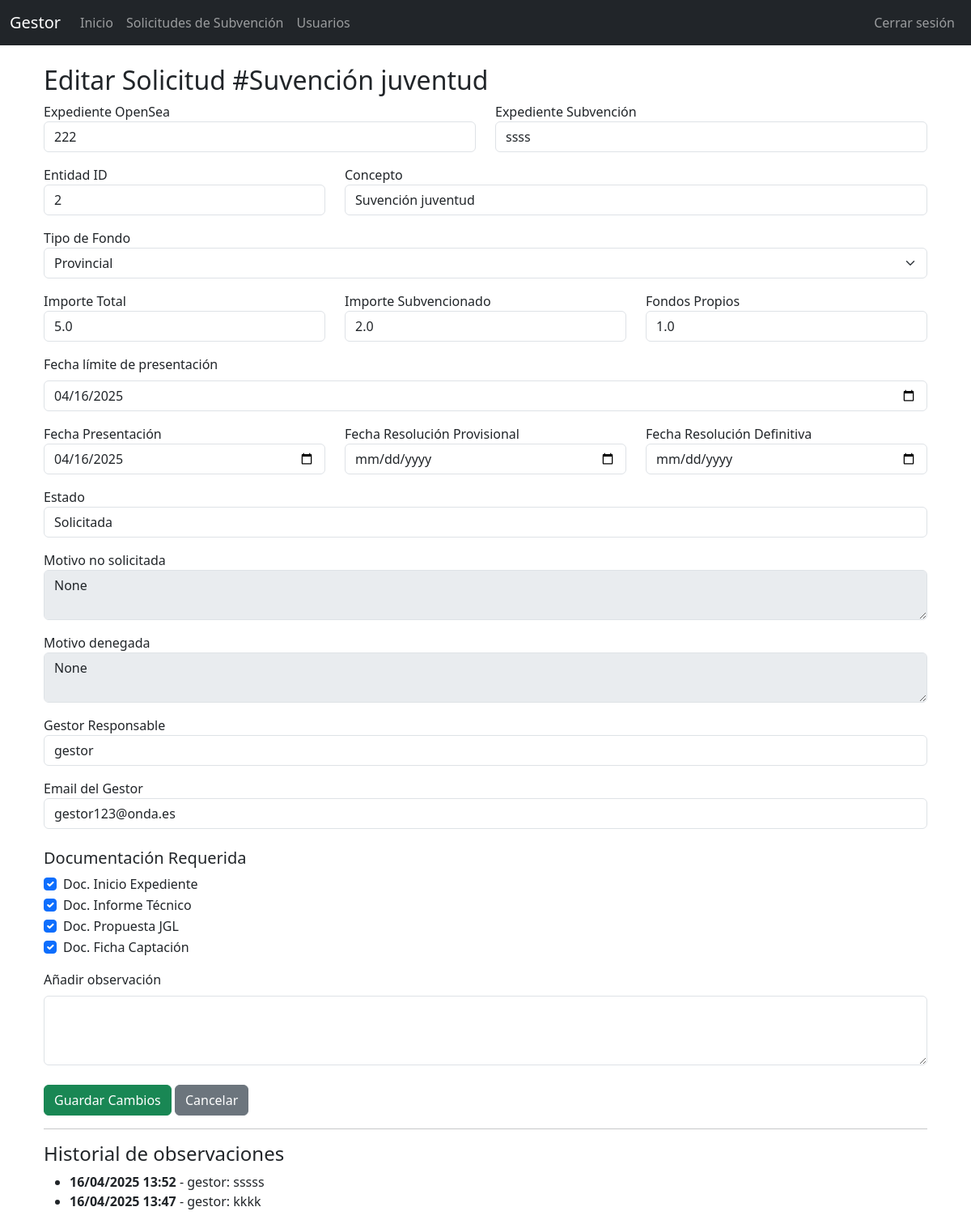
Page /solicitud/3/editar (signed in) on the earlier database version.
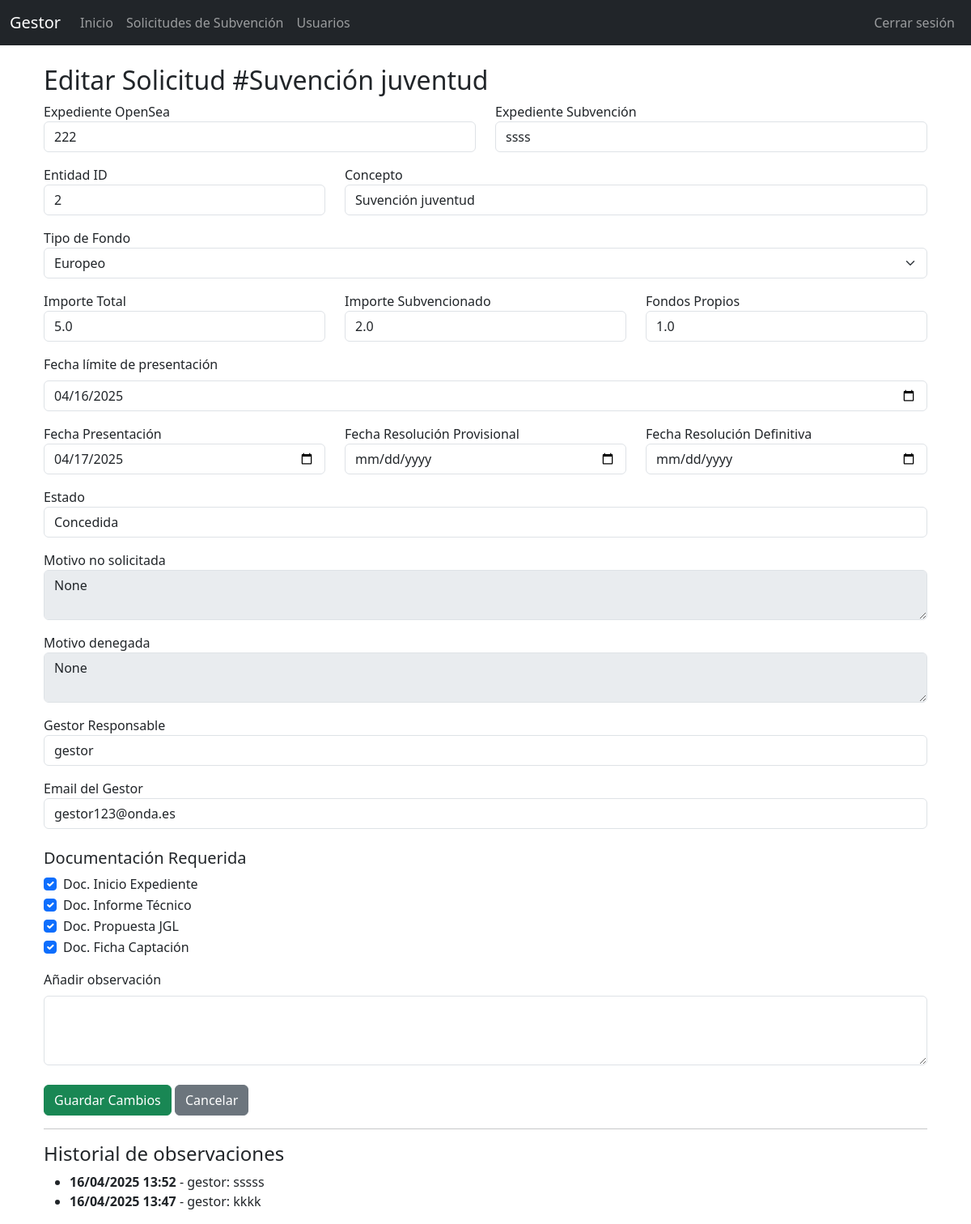
Same page on the later database version.
### app/models/solicitud_subvencion.py (models this page shows)
class SolicitudSubvencion(db.Model):
    __tablename__ = "solicitud_subvencion"
    id = db.Column(db.Integer, primary_key=True)
    expediente_opensea = db.Column(db.String(120), nullable=False)
    expediente_subvencion = db.Column(db.String(120), nullable=False)
    entidad_id = db.Column(db.Integer, db.ForeignKey('entidad.id'), nullable=False)
    concepto = db.Column(db.String(200), nullable=False)
    tipo_fondo = db.Column(
        db.Enum("Europeo", "Nacional", "Autonómico", "Provincial", "Otros",
                name="tipo_fondo_enum", validate_strings=True),
        nullable=False
    )
    importe_total = db.Column(db.Float)
    importe_subvencionado = db.Column(db.Float)
    fondos_propios = db.Column(db.Float)
    estado = db.Column(db.Enum(EstadoSolicitud, name="estado_solicitud", validate_strings=True),
                       nullable=False, default=EstadoSolicitud.EN_TRAMITE)
    motivo_no_solicitada = db.Column(db.String(255))  # Solo para estado no_solicitada
    motivo_denegada = db.Column(db.String(255))       # Solo si estado == denegada
    fecha_limite_presentacion = db.Column(db.Date, nullable=False)  # Fecha límite de presentación Obligatorio
    fecha_presentacion_solicitud = db.Column(db.Date)
    fecha_resolucion_provisional = db.Column(db.Date)
    fecha_resolucion_definitiva = db.Column(db.Date)
    gestor_responsable = db.Column(db.String(100))
    email_gestor = db.Column(db.String(120))
    doc_inicio_expediente = db.Column(db.Boolean, default=False)
    doc_informe_tecnico = db.Column(db.Boolean, default=False)
    doc_propuesta_jgl = db.Column(db.Boolean, default=False)
    doc_ficha_captacion = db.Column(db.Boolean, default=False)
    created_at = db.Column(db.DateTime, default=datetime.utcnow)
    observaciones = db.relationship(
    "ObservacionSolicitud",
     back_populates="solicitud",  # 👈 corrige aquí
    cascade="all, delete-orphan",
    lazy="dynamic"
    )
    historial = db.relationship(
    "HistorialSolicitud",
    back_populates="solicitud",
    cascade="all, delete-orphan"
    )

### app/routes/solicitudes.py (the view, shortened to what this page needs)
@solicitudes_bp.route("/solicitud/<int:solicitud_id>/editar", methods=["GET", "POST"])
@login_required
def editar_solicitud(solicitud_id):
    solicitud = SolicitudSubvencion.query.get_or_404(solicitud_id)
    estados_bloqueados = ["concedida", "denegada", "no_solicitada"]
    readonly = solicitud.estado.value in estados_bloqueados
    return render_template("solicitudes/editar.html", solicitud=solicitud, ObservacionSolicitud=ObservacionSolicitud)

### app/models/user.py (called while the page is built)
    @property
    def is_active(self):
        return self.active

### app/templates/solicitudes/editar.html (shortened to what the changed rows need)
{% extends "base.html" %}
{% block content %}
<div class="container mt-4">
  <h2>Editar Solicitud #{{ solicitud.concepto }}</h2>
  <form method="POST" action="{{ url_for('solicitudes.editar_solicitud', solicitud_id=solicitud.id) }}">
    <div class="row">
      <div class="col-md-6 mb-3">
        <label>Expediente OpenSea</label>
        <input type="text" class="form-control" name="expediente_opensea" value="{{ solicitud.expediente_opensea }}">
      </div>
      <div class="col-md-6 mb-3">
        <label>Expediente Subvención</label>
        <input type="text" class="form-control" name="expediente_subvencion" value="{{ solicitud.expediente_subvencion }}">
      </div>
    </div>
    <div class="row">
      <div class="col-md-4 mb-3">
        <label>Entidad ID</label>
        <input type="number" class="form-control" name="entidad_id" value="{{ solicitud.entidad_id }}">
      </div>
      <div class="col-md-8 mb-3">
        <label>Concepto</label>
        <input type="text" class="form-control" name="concepto" value="{{ solicitud.concepto }}">
      </div>
    </div>
    <div class="mb-3">
      <label>Tipo de Fondo</label>
      <select class="form-select" name="tipo_fondo">
        {% for tipo in ['Europeo', 'Nacional', 'Autonómico', 'Provincial', 'Otros'] %}
        <option value="{{ tipo }}" {% if solicitud.tipo_fondo==tipo %}selected{% endif %}>{{ tipo }}</option>
        {% endfor %}
      </select>
    </div>
    <div class="row">
      <div class="col-md-4 mb-3">
        <label>Importe Total</label>
        <input type="number" step="0.01" class="form-control" name="importe_total" value="{{ solicitud.importe_total }}">
      </div>
      <div class="col-md-4 mb-3">
        <label>Importe Subvencionado</label>
        <input type="number" step="0.01" class="form-control" name="importe_subvencionado" value="{{ solicitud.importe_subvencionado }}">
      </div>
      <div class="col-md-4 mb-3">
        <label>Fondos Propios</label>
        <input type="number" step="0.01" class="form-control" name="fondos_propios" value="{{ solicitud.fondos_propios }}">
      </div>
    </div>
    <div class="row">
      <div class="mb-3">
        <label for="fecha_limite_presentacion" class="form-label">Fecha límite de presentación</label>
        <input type="date" class="form-control" name="fecha_limite_presentacion" id="fecha_limite_presentacion"
          value="{{ solicitud.fecha_limite_presentacion.strftime('%Y-%m-%d') if solicitud.fecha_limite_presentacion else '' }}"
          {% if readonly %}readonly{% endif %}>
      </div>
      <div class="col-md-4 mb-3">
        <label>Fecha Presentación</label>
        <input type="date" class="form-control" name="fecha_presentacion_solicitud"
          value="{{ solicitud.fecha_presentacion_solicitud }}">
      </div>
      <div class="col-md-4 mb-3">
        <label>Fecha Resolución Provisional</label>
        <input type="date" class="form-control" name="fecha_resolucion_provisional"
          value="{{ solicitud.fecha_resolucion_provisional }}">
      </div>
      <div class="col-md-4 mb-3">
        <label>Fecha Resolución Definitiva</label>
        <input type="date" class="form-control" name="fecha_resolucion_definitiva"
          value="{{ solicitud.fecha_resolucion_definitiva }}">
      </div>
    </div>
    <div class="mb-3">
      <label>Estado</label>
      <select name="estado" id="estado" class="form-control">
        {% for valor, label in {
        'en_tramite': 'En tramitación',
        'no_solicitada': 'No solicitada',
        'solicitada': 'Solicitada',
        'alegaciones': 'Alegaciones/Subsanación',
        'concedida_provisional': 'Concedida provisionalmente',
        'concedida': 'Concedida',
        'denegada': 'Denegada'
        }.items() %}
        <option value="{{ valor }}" {% if solicitud.estado.value==valor %} selected {% endif %}>{{ label }}</option>
        {% endfor %}
      </select>
    </div>
    <div class="mb-3">
      <label>Motivo no solicitada</label>
      <textarea class="form-control" name="motivo_no_solicitada" id="motivo_no_solicitada">{{ solicitud.motivo_no_solicitada }}</textarea>
    </div>
    <div class="mb-3">
      <label>Motivo denegada</label>
      <textarea class="form-control" name="motivo_denegada" id="motivo_denegada">{{ solicitud.motivo_denegada }}</textarea>
    </div>
    <div class="mb-3">
      <label>Gestor Responsable</label>
      <input type="text" class="form-control" name="gestor_responsable" value="{{ solicitud.gestor_responsable }}">
    </div>
    <div class="mb-3">
      <label>Email del Gestor</label>
      <input type="email" class="form-control" name="email_gestor" value="{{ solicitud.email_gestor }}">
    </div>
    <h5 class="mt-4">Documentación Requerida</h5>
    <div class="form-check">
      <input class="form-check-input" type="checkbox" name="doc_inicio_expediente" {% if solicitud.doc_inicio_expediente %}checked{% endif %}>
      <label class="form-check-label">Doc. Inicio Expediente</label>
    </div>
    <div class="form-check">
      <input class="form-check-input" type="checkbox" name="doc_informe_tecnico" {% if solicitud.doc_informe_tecnico %}checked{% endif %}>
      <label class="form-check-label">Doc. Informe Técnico</label>
    </div>
    <div class="form-check">
      <input class="form-check-input" type="checkbox" name="doc_propuesta_jgl" {% if solicitud.doc_propuesta_jgl %}checked{% endif %}>
      <label class="form-check-label">Doc. Propuesta JGL</label>
    </div>
    <div class="form-check mb-3">
      <input class="form-check-input" type="checkbox" name="doc_ficha_captacion" {% if solicitud.doc_ficha_captacion %}checked{% endif %}>
      <label class="form-check-label">Doc. Ficha Captación</label>
    </div>
    <div class="mb-3">
    </div>
    <div class="mt-4">
    </div>
  </form>
  {% if solicitud.observaciones %}
  <hr>
  <h4>Historial de observaciones</h4>
  <ul>
    {% for observacion in solicitud.observaciones.order_by(ObservacionSolicitud.fecha.desc()).all() %}
      <li><strong>{{ observacion.fecha.strftime('%d/%m/%Y %H:%M') }}</strong> - {{ observacion.usuario.username }}: {{ observacion.texto }}</li>
    {% else %}
      <li>No hay observaciones todavía.</li>
    {% endfor %}
  </ul>
  {% endif %}
</div>
{% endblock %}

Differences in the rows shown:
changed SolicitudSubvencion "Suvención juventud": tipo_fondo "Provincial" → "Europeo"; fecha_presentacion_solicitud "04/16/2025" → "04/17/2025"; estado "Solicitada" → "Concedida"
